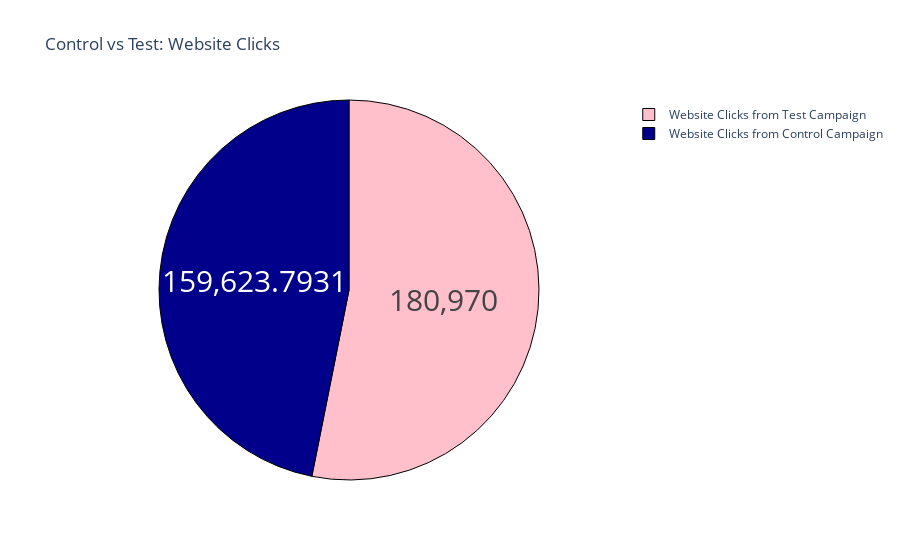

Notebook cell for this chart:
### Markdown cell above
The test campaign resulted in more searches on the website.

### Code cell
#Now let’s have a look at the number of website clicks from both campaigns:

label = ["Website Clicks from Control Campaign",
        "Website Clicks from Test Campaign"]
counts = [sum(control_data["Website clicks"]),
         sum(test_data["Website clicks"])]
colors = ['darkblue','pink']
fig = go.Figure(data=[go.Pie(labels=label,values=counts)])
fig.update_layout(title_text='Control vs Test: Website Clicks')
fig.update_traces(hoverinfo='label+percent',textinfo='value',
                 textfont_size=30,
                 marker=dict(colors=colors,
                            line=dict(color='black',width=1)))

### Figure 1 — Plotly figure (JSON) as saved in the notebook; plotly's stock layout.template omitted (floating-point values rounded to 4 significant figures)
{"data": [{"hoverinfo": "label+percent", "labels": ["Website Clicks from Control Campaign", "Website Clicks from Test Campaign"], "marker": {"colors": ["darkblue", "pink"], "line": {"color": "black", "width": 1}}, "textfont": {"size": 30}, "textinfo": "value", "type": "pie", "values": [159600.0, 180970]}], "layout": {"title": {"text": "Control vs Test: Website Clicks"}}}
